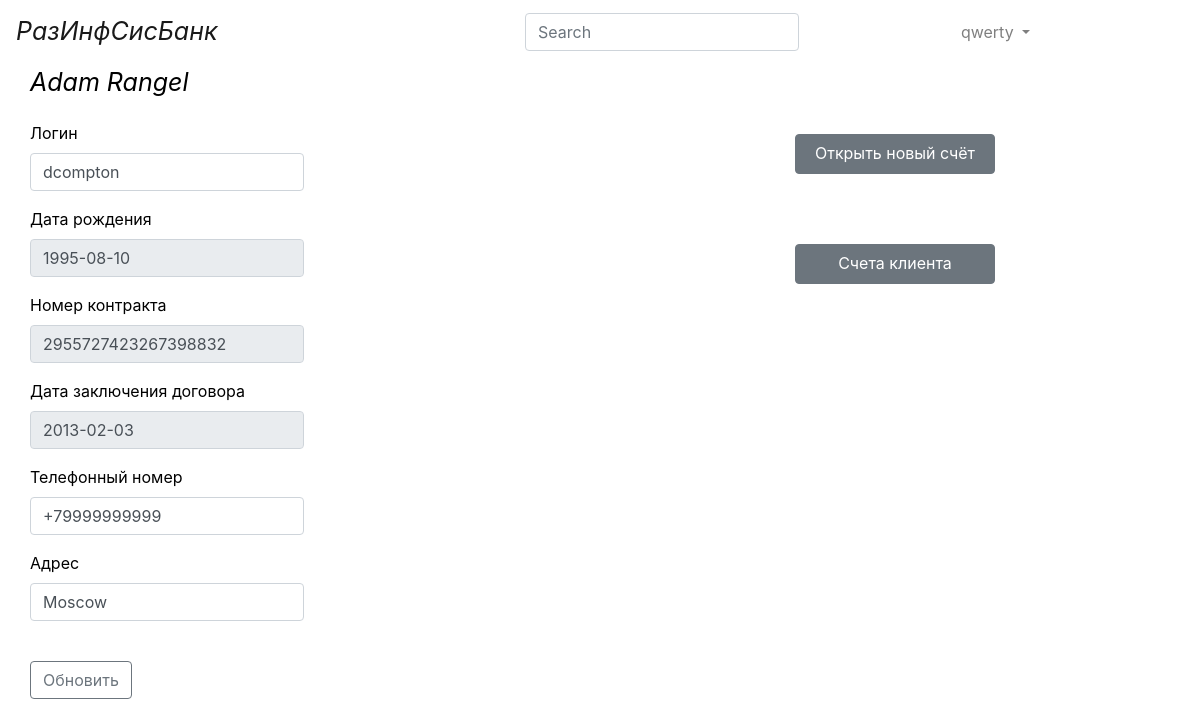
The page /client_data/154/ (signed in) on the database its author committed.
### bs/models.py (models this page shows)
class User(AbstractUser):
    upload = models.ImageField(upload_to='uploads/%Y/%m/%d/')

class Client(models.Model):
    full_name = models.CharField(max_length=30)
    login = models.CharField(max_length=20)
    birthday = models.DateField()
    contract_number = models.CharField(max_length=10)
    date_conclusion = models.DateField()
    tel = models.CharField(max_length=12)
    address = models.CharField(max_length=100)

### bs/views.py (the view)
# urls.py: path('client_data/<int:id>/', views.client_data, name='client_data'),
def client_data(request, id):
    if request.method == "POST":
        conn = sqlite3.connect("db.sqlite3")
        cursor = conn.cursor()
        input_data = [(request.POST["InputLogin"], request.POST["InputTel"], request.POST["InputAddress"], id)]
        cursor.executemany("UPDATE bs_client SET login=?, tel=?, address=? WHERE id=?", input_data)
        conn.commit()
    client_data = Client.objects.get(pk=id)
    client_data.birthday = str(client_data.birthday)
    client_data.date_conclusion = str(client_data.date_conclusion)
    return render(request, 'bs/client_data.html', {"client_data": client_data})

### bs/templates/bs/client_data.html (shortened to what this page needs)
{% include "bs/base.html" %}
{% load static %}
{% block content %}
{% include "bs/nav_panel.html" %}
{% if user.is_authenticated %}
<main role="main" class="container">
    <div class="row">
        <div class="col-lg-8">
            <div class="row">
                <div class="headline">{{client_data.full_name}}</div>
            </div>
            <div class="row">
                <form method="POST" onsubmit="return confirm('Применить изменения?');">
                    <div class="form-group">
                        <label for="InputLogin"><span class="text_style">Логин</span></label>
                        <input class="form-control" id="InputLogin" name="InputLogin" value={{client_data.login}}>
                    </div>
                    <div class="form-group">
                        <label for="InputBirthday"><span class="text_style">Дата рождения</span></label>
                        <input class="form-control" id="InputBirthday" name="InputBirthday" disabled value={{client_data.birthday}}>
                    </div>
                    <div class="form-group">
                        <label for="InputContractNumber"><span class="text_style">Номер контракта</span></label>
                        <input class="form-control" id="InputContractNumber" name="InputContractNumber" disabled value={{client_data.contract_number}}>
                    </div>
                    <div class="form-group">
                        <label for="InputDateConclusion"><span
                                class="text_style">Дата заключения договора</span></label>
                        <input class="form-control" id="InputDateConclusion" name="InputDateConclusion" disabled value={{client_data.date_conclusion}}>
                    </div>
                    <div class="form-group">
                        <label for="InputTel"><span class="text_style">Телефонный номер</span></label>
                        <input class="form-control" id="InputTel" name="InputTel" value={{client_data.tel}}>
                    </div>
                    <div class="form-group">
                        <label for="InputAddress"><span class="text_style">Адрес</span></label>
                        <input class="form-control" id="InputAddress" name="InputAddress" value={{client_data.address}}>
                    </div>
                    <br>
                    <button type="submit" class="btn btn-outline-secondary button_update">Обновить</button>
                    <br><br>
                </form>
            </div>
        </div>
        <div class="col-lg-4">
            <div class="row" style="margin-top: 20%">
                <a class="btn btn-secondary btn_list" id={{client_data.id}} href="{% url 'new_account' client_data.id %}"
                   role="button">Открыть новый счёт</a>
            </div>
            <div class="row" style="margin-top: 20%">
                <a class="btn btn-secondary btn_list" id={{client_data.id}} href="{% url 'account_list' client_data.id%}"
                   role="button">Счета клиента</a>
            </div>
        </div>
    </div>
</main>
{% endif %}
{% endblock %}

### bs/templates/bs/nav_panel.html (shortened to what this page needs)
<header>
      <nav class="navbar navbar-expand-lg navbar-light bg-white">
          <div class="d-flex flex-grow-1">
              <a class="navbar-brand" href="{% url 'index' %}"><span class="headline"> РазИнфСисБанк</span></a>
          </div>
          <div class="form-inline collapse navbar-collapse" id="navbarCollapse">
              <ul class="navbar-nav mr-auto">
                  <form class="form-inline mt-2 mt-md-0">
                      <input class="form-control mr-sm-2" type="text" placeholder="Search" aria-label="Search">
                  </form>
              </ul>
              <ui class="navbar-nav mr-auto">
                  {% if user.is_authenticated %}
                        <li class="nav-item dropdown">
                            <a class="nav-link dropdown-toggle" href="#" id="navbarDropdownMenuLink" data-toggle="dropdown" aria-haspopup="true" aria-expanded="false">
                                <span class="text_style">{{ user.get_username }}</span>
                            </a>
                        </li>
                  {% else %}
                        <li><a class="nav-link" href="{% url 'login'%}?next={{request.path}}"><span class="text_style">Log In</span></a></li>
                  {% endif %}
              </ui>
          </div>
      </nav>
</header>

### static/css/index.css (style rules this page uses)
body { background-color: #ffffff; color: #000000; }
.btn_list { color: #fff; background-color: #6c757d; border-color: #6c757d; margin-left: 5px; margin-right: 5px; width: 200px; height: 40px; }
.headline { font-size: 25px; font-style: italic; margin-bottom: 20px; }

### rows shown on the page
User: get_username "qwerty"
Client: full_name "Adam Rangel", InputLogin "dcompton", InputBirthday "1995-08-10", InputContractNumber "2955727423267398832", InputDateConclusion "2013-02-03", InputTel "+79999999999", InputAddress "Moscow"
